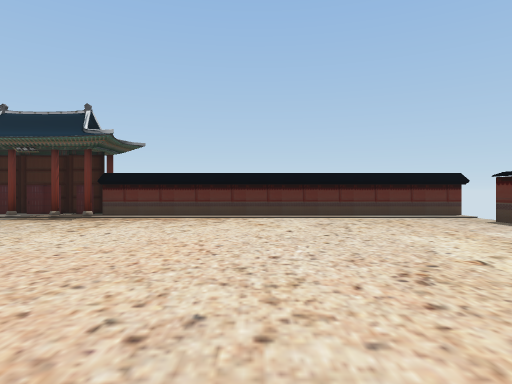
view 1 (above)

17 first-person views from a walk through a 3-D level made in the Unity game engine. The camera is 1.4 m above the floor, looks level and sees 75° across. The floor is counted in squares, 2.63 m on a side. Each view is taken from the middle of a square. On the plan, view 1 faces up. The plan holds only what a view shows up to about 9 squares ahead; the rest is blank. The player character is not drawn. Door leaves are left out, so doorways stand open.

view 2
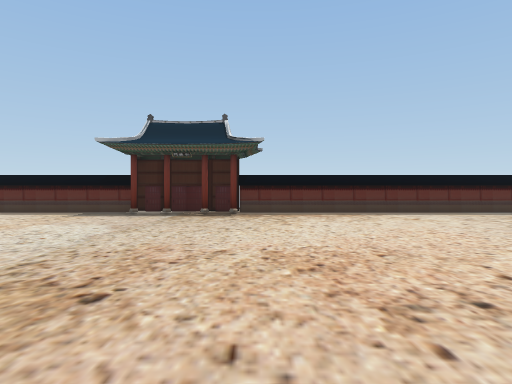

view 3
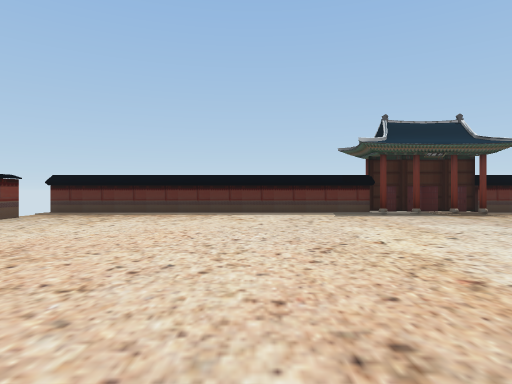

view 4
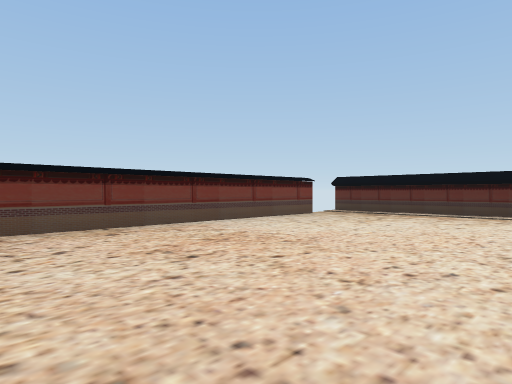

view 5
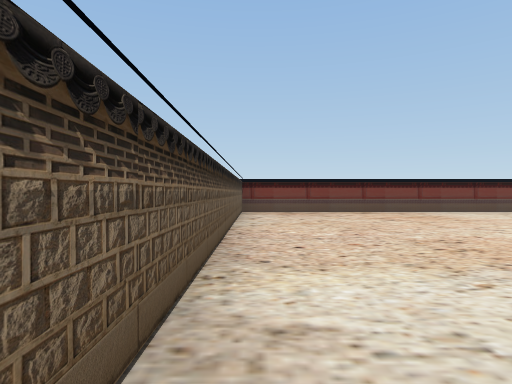

view 6
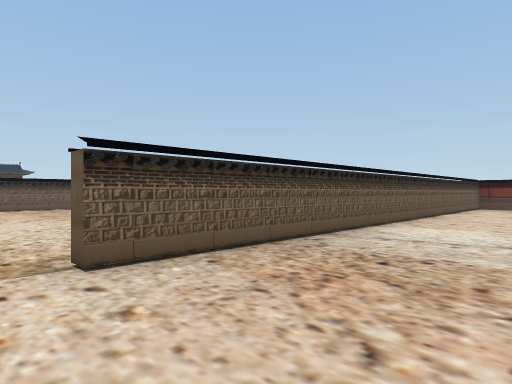

view 7
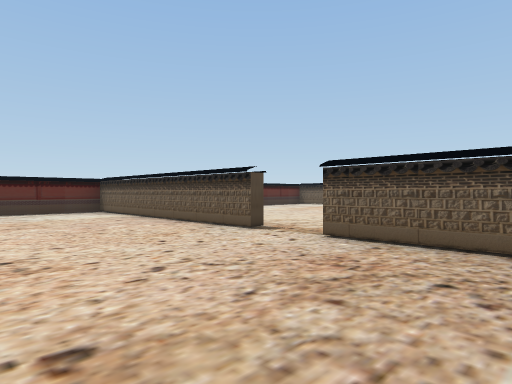

view 8
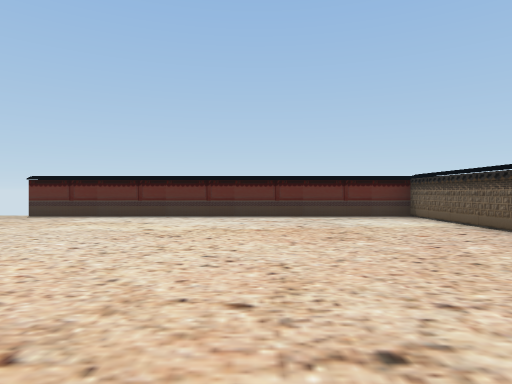

view 9
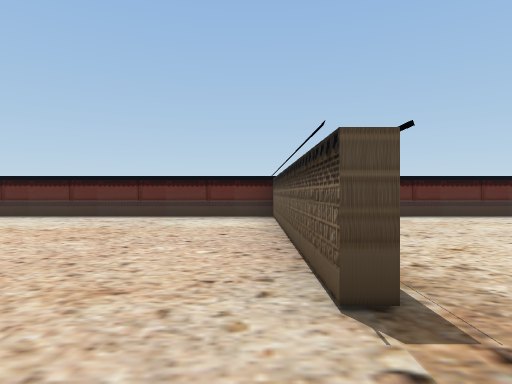

view 10
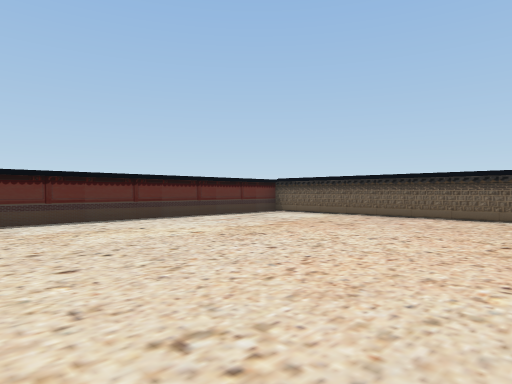

view 11
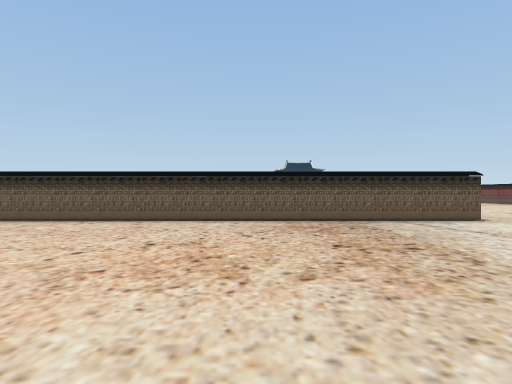

view 12
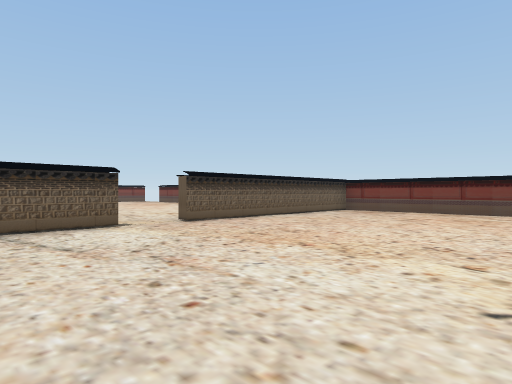

view 13
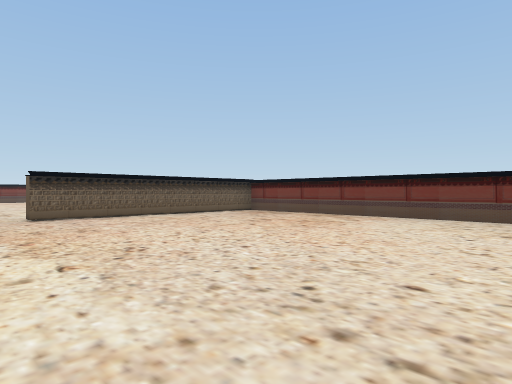

view 14
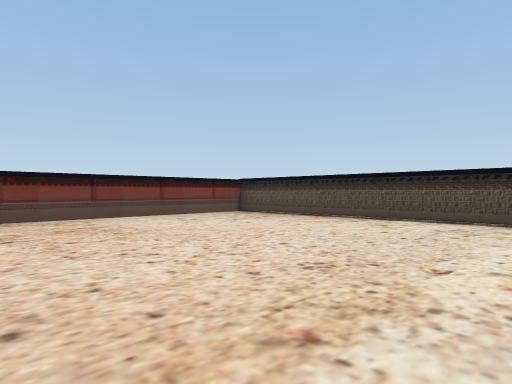

view 15
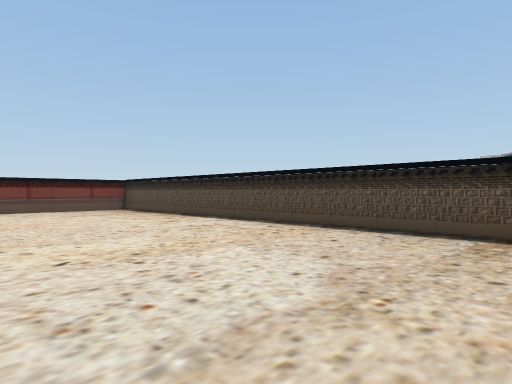

view 16
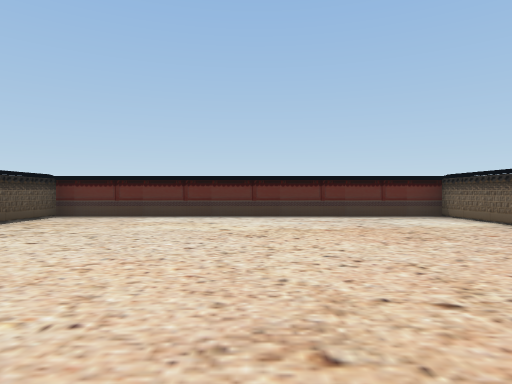

view 17
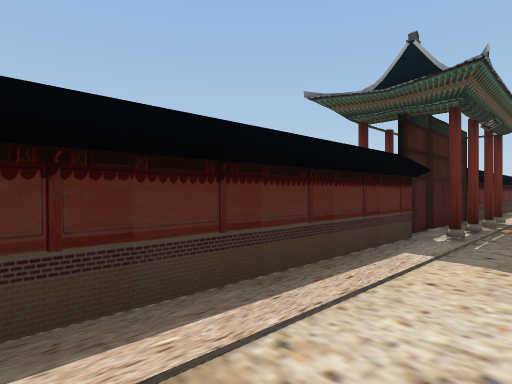

### Floor plan
Points are (right, up) in squares from view 1. A wall is a line through its corners. A room is listed if a view was taken in it or the views show most of it. See-through windows are left out.
Room 1 (views 1, 2, 3, 4, 5, 6, 7, 8, 9, 17)
walls: (-6.4, 7.4) (-14.2, 7.4); (-1.5, -2.4) (4.3, -2.4) (4.3, 6); (-14, 6) (-14, -2.4) (-2.8, -2.4); (4.6, 7.4) (-3.6, 7.4)
ways out: open door at (-2, -2.5) to room 2; gap at (-14, 8); gap at (5, 6)
objects: column (-6, 7); column (-6, 8); column (-5, 7); column (-5, 8); column (-4, 7)
Room 2 (views 10, 11, 12, 13, 14, 15, 16)
walls: (-4.5, -2.6) (-13.4, -2.6); (-7.2, -11.1) (4.3, -11.1) (4.3, -2.6) (2.6, -2.6); (-12.6, -11.1) (-8.3, -11.1); (-14, -3.3) (-14, -9.9)
ways out: open door at (-2, -2.5) to room 1; open door at (-7.5, -11)

Where each view was taken, in squares from view 1:
view 1: 0 up, 0 right, facing up
view 2: 1 down, 3 left, facing up
view 3: 1 down, 9 left, facing up
view 4: 1 down, 9 left, facing up-left
view 5: 2 down, 5 left, facing left
view 6: 0 up, 2 left, facing down-left
view 7: 1 up, 5 left, facing down-right
view 8: 1 up, 3 left, facing right
view 9: 2 down, 3 left, facing right
view 10: 4 down, 2 left, facing down-right
view 11: 5 down, 3 left, facing down
view 12: 6 down, 5 left, facing down-left
view 13: 4 down, 7 left, facing down-left
view 14: 9 down, 7 left, facing up-left
view 15: 7 down, 4 left, facing up-left
view 16: 7 down, 3 left, facing right
view 17: 6 up, 10 left, facing up-right
